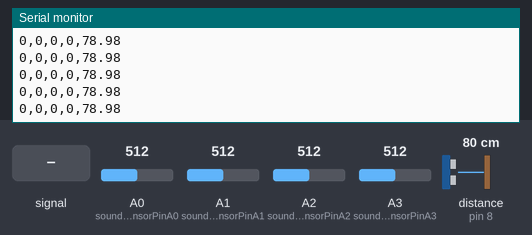
This sketch was run on a simulated Arduino Uno, built with avr-gcc and run on an emulated ATmega328P. On the bench: the last lines printed to the serial monitor. Wiring (inferred from the names in the program): ultrasonic range finder: trigger pin 12; echo pin 8. The inputs (shaded band) are chosen by the test bench; at power-on: distance to the obstacle (sensor on pin 8) 80 cm, A0 (soundSensorPinA0) = 512, A1 (soundSensorPinA1) = 512, A2 (soundSensorPinA2) = 512, A3 (soundSensorPinA3) = 512. The echo pulse lasts 58.3 µs per cm.

Above: at 1.2 s.
1.3 s: A0 (soundSensorPinA0) fed a 200 Hz sine of ±81 counts around its level
At 1.9 s:
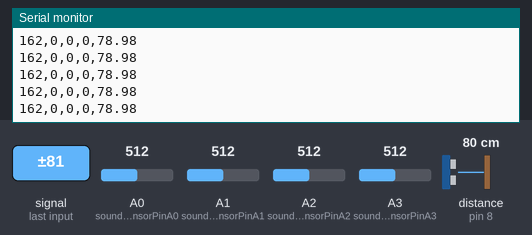
4.3 s: A1 (soundSensorPinA1) fed a 2 Hz sine of ±306 counts around its level
At 5.0 s:
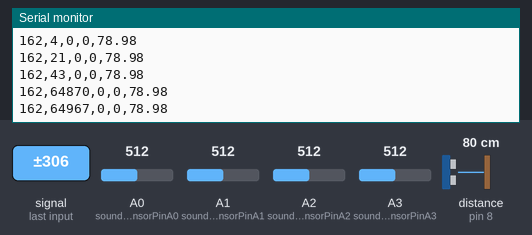
7.3 s: distance to the obstacle (sensor on pin 8) set to 35 cm
At 8.4 s:
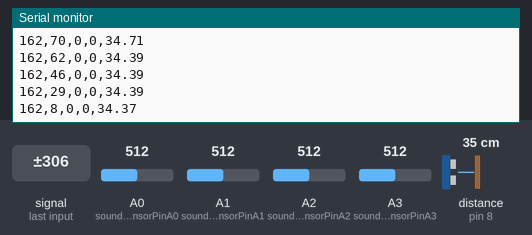
10.3 s: distance to the obstacle (sensor on pin 8) set to 120 cm
At 11.2 s:
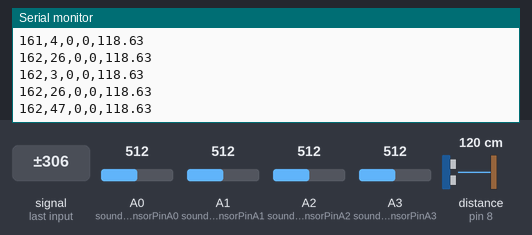
13.3 s: A2 (soundSensorPinA2) fed a 200 Hz sine of ±81 counts around its level
14.8 s: A3 (soundSensorPinA3) fed a 200 Hz sine of ±81 counts around its level
Timing chart, 0 to 17.3 s (numbered marks = the images above; inputs shaded):
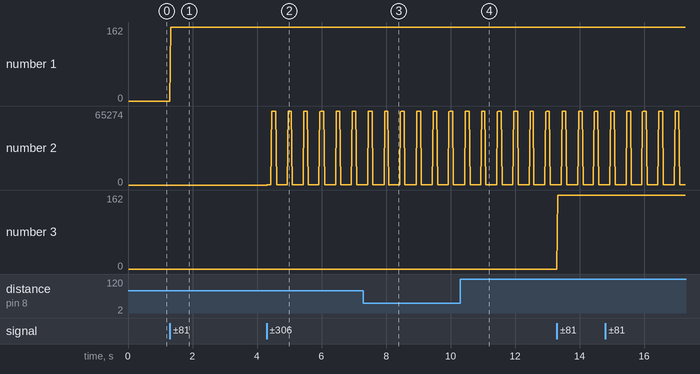

Measured:
- after the input at 1.3 s, the serial monitor: prints a new line at once (image 1)
- after the input at 4.3 s, the serial monitor: prints a new line at once (image 2)
- plotted number 1: 0 → 162 after the input at 1.3 s
- plotted number 2: 0 → 70 after the input at 4.3 s

The sketch:

sketch_4mic.ino
```cpp
const int soundSensorPinA0 = A0; // A0 핀에 연결된 사운드 감지 센서의 핀을 정의합니다.
const int soundSensorPinA1 = A1; // A1 핀에 연결된 사운드 감지 센서의 핀을 정의합니다.
const int soundSensorPinA2 = A2; // A2 핀에 연결된 사운드 감지 센서의 핀을 정의합니다.
const int soundSensorPinA3 = A3; // A3 핀에 연결된 사운드 감지 센서의 핀을 정의합니다.
const int sampleWindow = 20;     // 샘플링 시간 (예: 3ms, 50ms 등)
unsigned int sampleA0;
unsigned int sampleA1;
unsigned int sampleA2;
unsigned int sampleA3;
unsigned long startTime;
unsigned long sampleCount = 0;
unsigned long sampleRate = 0;

int echo = 8;
int trig = 12;

float getDistance() {
  digitalWrite(trig, LOW);
  delayMicroseconds(2);
  digitalWrite(trig, HIGH);
  delayMicroseconds(10);
  digitalWrite(trig, LOW);

  long duration = pulseIn(echo, HIGH);
  float distance = duration * 0.034 / 2;
  return distance;
}

void setup() {
  Serial.begin(9600); // 시리얼 통신을 초기화합니다.
  pinMode(trig, OUTPUT);
  pinMode(echo, INPUT);
}

void loop() {
  unsigned long startMillis = millis(); // 샘플링 시작
  unsigned int peakToPeakA0 = 0;       // A0 핀의 음성 신호 진폭
  unsigned int peakToPeakA1 = 0;       // A1 핀의 음성 신호 진폭
  unsigned int peakToPeakA2 = 0;       // A2 핀의 음성 신호 진폭
  unsigned int peakToPeakA3 = 0;       // A3 핀의 음성 신호 진폭

  unsigned int signalMaxA0 = 0;        // A0 핀의 최대 크기 초기화
  unsigned int signalMinA0 = 1024;     // A0 핀의 최소 크기 초기화
  unsigned int signalMaxA1 = 0;        // A1 핀의 최대 크기 초기화
  unsigned int signalMinA1 = 1024;     // A1 핀의 최소 크기 초기화
  unsigned int signalMaxA2 = 0;        // A2 핀의 최대 크기 초기화
  unsigned int signalMinA2 = 1024;     // A2 핀의 최소 크기 초기화
  unsigned int signalMaxA3 = 0;        // A3 핀의 최대 크기 초기화
  unsigned int signalMinA3 = 1024;     // A3 핀의 최소 크기 초기화

  while (millis() - startMillis < sampleWindow) { // 데이터를 sampleWindow(예: 3ms)마다 모으는 while 루프
    sampleA0 = analogRead(soundSensorPinA0);    // A0 핀에서 데이터 읽기
    sampleA1 = analogRead(soundSensorPinA1);    // A1 핀에서 데이터 읽기
    sampleA2 = analogRead(soundSensorPinA2);    // A2 핀에서 데이터 읽기
    sampleA3 = analogRead(soundSensorPinA3);    // A3 핀에서 데이터 읽기

    // A0 핀의 음성 신호 진폭 측정
    if (sampleA0 < 1024) {
      if (sampleA0 > signalMaxA0) {
        signalMaxA0 = sampleA0;
      } else if (sampleA0 < signalMinA0) {
        signalMinA0 = sampleA0;
      }
    }

    // A1 핀의 음성 신호 진폭 측정
    if (sampleA1 < 1024) {
      if (sampleA1 > signalMaxA1) {
        signalMaxA1 = sampleA1;
      } else if (sampleA1 < signalMinA1) {
        signalMinA1 = sampleA1;
      }
    }

    // A2 핀의 음성 신호 진폭 측정
    if (sampleA2 < 1024) {
      if (sampleA2 > signalMaxA2) {
        signalMaxA2 = sampleA2;
      } else if (sampleA2 < signalMinA2) {
        signalMinA2 = sampleA2;
      }
    }

    // A3 핀의 음성 신호 진폭 측정
    if (sampleA3 < 1024) {
      if (sampleA3 > signalMaxA3) {
        signalMaxA3 = sampleA3;
      } else if (sampleA3 < signalMinA3) {
        signalMinA3 = sampleA3;
      }
    }
  }

  peakToPeakA0 = signalMaxA0 - signalMinA0; // A0 핀의 진폭
  peakToPeakA1 = signalMaxA1 - signalMinA1; // A1 핀의 진폭
  peakToPeakA2 = signalMaxA2 - signalMinA2; // A2 핀의 진폭
  peakToPeakA3 = signalMaxA3 - signalMinA3; // A3 핀의 진폭

  float distance = getDistance();

  // A0, A1, A2, A3 핀의 진폭을 시리얼 모니터에 출력
  Serial.print(peakToPeakA0);
  Serial.print(',');
  Serial.print(peakToPeakA1);
  Serial.print(',');
  Serial.print(peakToPeakA2);
  Serial.print(',');
  Serial.print(peakToPeakA3);
  Serial.print(',');
  Serial.println(distance);
}
```
